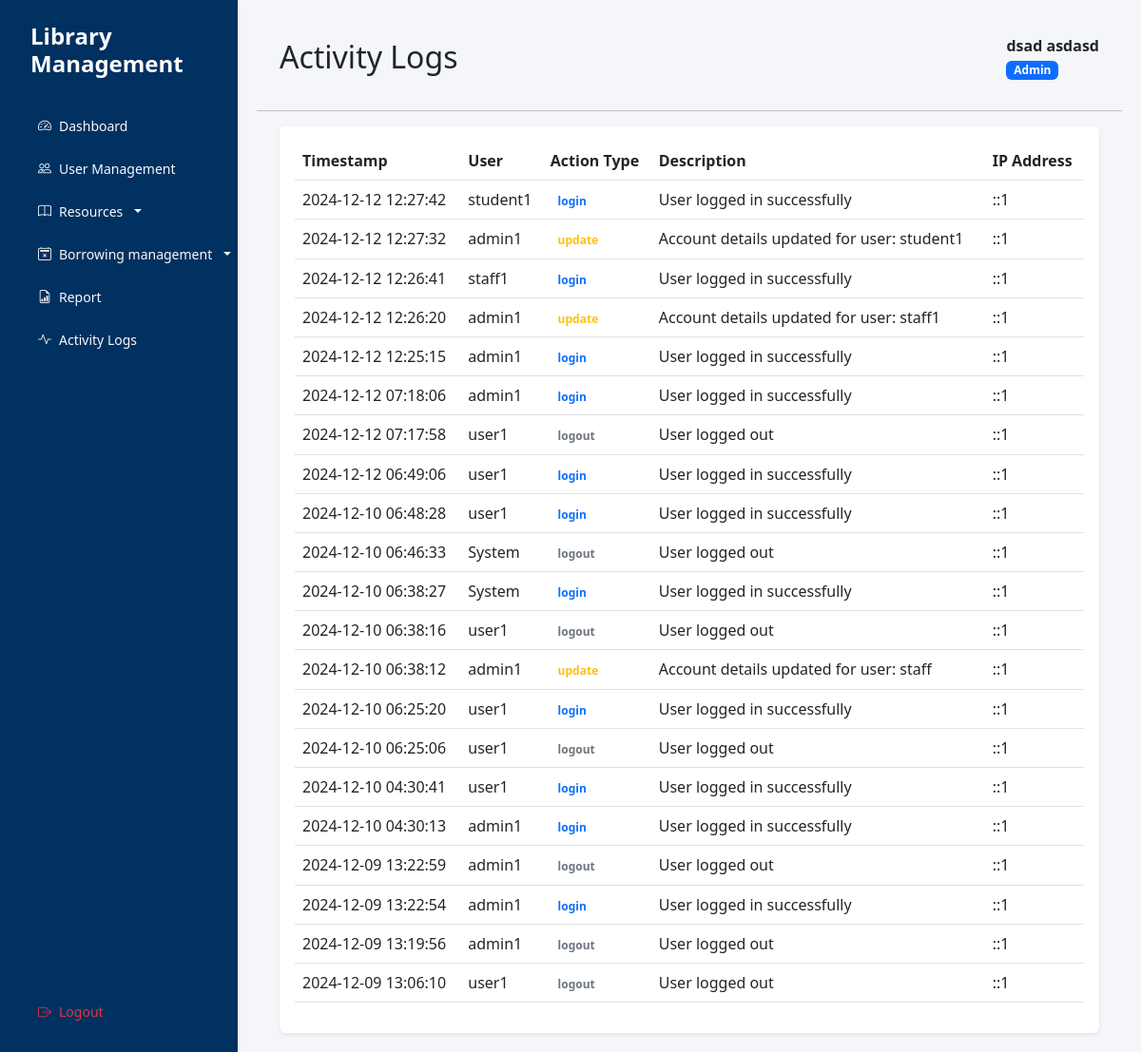
/interface/activity-logs.php (signed in), run on the app's committed database.
### tables this page shows
CREATE TABLE `activity_logs` (
  `log_id` int(11) NOT NULL,
  `user_id` int(11) DEFAULT NULL,
  `action_type` varchar(50) NOT NULL,
  `action_description` text NOT NULL,
  `ip_address` varchar(45) DEFAULT NULL,
  `timestamp` timestamp NOT NULL DEFAULT current_timestamp()
);

CREATE TABLE `users` (
  `user_id` int(11) NOT NULL,
  `membership_id` varchar(20) DEFAULT NULL,
  `username` varchar(50) NOT NULL,
  `password` varchar(255) NOT NULL,
  `first_name` varchar(50) NOT NULL,
  `last_name` varchar(50) NOT NULL,
  `email` varchar(100) NOT NULL,
  `role` enum('admin','student','faculty','staff') NOT NULL,
  `max_books` int(11) NOT NULL,
  `created_at` timestamp NOT NULL DEFAULT current_timestamp(),
  `updated_at` timestamp NOT NULL DEFAULT current_timestamp() ON UPDATE current_timestamp()
);

### controller/ActivityLogController.php (called while the page is built, shortened)
<?php
require_once '../config/Database.php';
class ActivityLogController {
    private $conn;
    public function __construct() {
        $database = new Database();
        $this->conn = $database->getConnection();
    }
    public function getLogs($limit = 100) {
        try {
            $query = "SELECT al.*, u.username
                     FROM activity_logs al
                     LEFT JOIN users u ON al.user_id = u.user_id
                     ORDER BY al.timestamp DESC
                     LIMIT :limit";
            $stmt = $this->conn->prepare($query);
            $stmt->bindParam(":limit", $limit, PDO::PARAM_INT);
            $stmt->execute();
            return $stmt->fetchAll(PDO::FETCH_ASSOC);
        } catch (PDOException $e) {
            error_log("Get logs error: " . $e->getMessage());
            return [];
        }
    }
}

### config/Database.php (called while the page is built, shortened)
<?php
class Database {
    private $host = "localhost";
    private $port = "3307";
    private $db_name = "library_management";
    private $username = "root";
    private $password = "";
    public function getConnection() {
        $this->conn = null;
        try {
            $this->conn = new PDO(
                "mysql:host=" . $this->host . ";port=" . $this->port . ";dbname=" . $this->db_name,
                $this->username,
                $this->password
            );
            $this->conn->setAttribute(PDO::ATTR_ERRMODE, PDO::ERRMODE_EXCEPTION);
        } catch(PDOException $e) {
            echo "Connection Error: " . $e->getMessage();
        }
        return $this->conn;
    }
}

### interface/activity-logs.php (the view, shortened to what this page needs)
<?php
require_once '../controller/ActivityLogController.php';
$activityLogController = new ActivityLogController();
$logs = $activityLogController->getLogs();
?>
<!DOCTYPE html>
<html lang="en">
<head>
    <link href="https://cdnjs.cloudflare.com/ajax/libs/bootstrap/5.3.0/css/bootstrap.min.css" rel="stylesheet">
    <link href="https://cdnjs.cloudflare.com/ajax/libs/bootstrap-icons/1.7.2/font/bootstrap-icons.min.css" rel="stylesheet">
    <link href="assets/css/style.css" rel="stylesheet">
</head>
<body>
    <div class="d-flex">
        <?php include 'includes/sidebarModal.php'; ?>
        <div class="main-content flex-grow-1">
            <div class="d-flex justify-content-between align-items-center py-3 px-4">
                <h2 class="mb-0">Activity Logs</h2>
                <div>
                    <div class="fw-bold"><?php echo htmlspecialchars($_SESSION['full_name']); ?></div>
                    <span class="badge bg-primary"><?php echo ucfirst($_SESSION['role']); ?></span>
                </div>
            </div>
            <hr>
            <div class="container-fluid px-4">
                <div class="card shadow-sm">
                    <div class="card-body">
                        <div class="table-responsive">
                            <table class="table table-hover">
                                <thead>
                                    <tr>
                                        <th>Timestamp</th>
                                        <th>User</th>
                                        <th>Action Type</th>
                                        <th>Description</th>
                                        <th>IP Address</th>
                                    </tr>
                                </thead>
                                <tbody>
                                    <?php if (empty($logs)): ?>
                                        <tr>
                                            <td colspan="5" class="text-center">No activity logs found.</td>
                                        </tr>
                                    <?php else: ?>
                                        <?php foreach ($logs as $log): ?>
                                            <tr>
                                                <td><?php echo date('Y-m-d H:i:s', strtotime($log['timestamp'])); ?></td>
                                                <td><?php echo htmlspecialchars($log['username'] ?? 'System'); ?></td>
                                                <td>
                                                    <span class="badge <?php echo getActionTypeBadgeClass($log['action_type']); ?>">
                                                        <?php echo htmlspecialchars($log['action_type']); ?>
                                                    </span>
                                                </td>
                                                <td><?php echo htmlspecialchars($log['action_description']); ?></td>
                                                <td><?php echo htmlspecialchars($log['ip_address']); ?></td>
                                            </tr>
                                        <?php endforeach; ?>
                                    <?php endif; ?>
                                </tbody>
                            </table>
                        </div>
                    </div>
                </div>
            </div>
        </div>
    </div>
</body>
</html>
<?php
function getActionTypeBadgeClass($actionType) {
    $classes = [
        'login' => 'text-primary',
        'logout' => 'text-secondary',
        'create' => 'text-success',
        'update' => 'text-warning'
    ];
    return $classes[$actionType] ?? 'text-secondary';
}
?>

### interface/assets/css/style.css (style rules this page uses)
.main-content { margin-left: 0px; padding: 20px; }
body { background-color: #f4f6f9; }

### interface/includes/sidebarModal.php (style rules this page uses)
.card { border: none; box-shadow: 0 0 10px rgba(0, 0, 0, 0.05); transition: transform 0.2s; }

### data on the page
activity_logs: timestamp "2024-12-12 12:27:42", user.username "student1", action_type "login", action_description "User logged in successfully", ip_address "::1"
activity_logs: timestamp "2024-12-12 12:27:32", user.username "admin1", action_type "update", action_description "Account details updated for user: student1", ip_address "::1"
activity_logs: timestamp "2024-12-12 12:26:41", user.username "staff1", action_type "login", action_description "User logged in successfully", ip_address "::1"
activity_logs: timestamp "2024-12-12 12:26:20", user.username "admin1", action_type "update", action_description "Account details updated for user: staff1", ip_address "::1"
activity_logs: timestamp "2024-12-12 12:25:15", user.username "admin1", action_type "login", action_description "User logged in successfully", ip_address "::1"
activity_logs: timestamp "2024-12-12 07:18:06", user.username "admin1", action_type "login", action_description "User logged in successfully", ip_address "::1"
activity_logs: timestamp "2024-12-12 07:17:58", user.username "user1", action_type "logout", action_description "User logged out", ip_address "::1"
activity_logs: timestamp "2024-12-12 06:49:06", user.username "user1", action_type "login", action_description "User logged in successfully", ip_address "::1"
activity_logs: timestamp "2024-12-10 06:48:28", user.username "user1", action_type "login", action_description "User logged in successfully", ip_address "::1"
activity_logs: timestamp "2024-12-10 06:46:33", username "System", action_type "logout", action_description "User logged out", ip_address "::1"
activity_logs: timestamp "2024-12-10 06:38:27", username "System", action_type "login", action_description "User logged in successfully", ip_address "::1"
activity_logs: timestamp "2024-12-10 06:38:16", user.username "user1", action_type "logout", action_description "User logged out", ip_address "::1"
activity_logs: timestamp "2024-12-10 06:38:12", user.username "admin1", action_type "update", action_description "Account details updated for user: staff", ip_address "::1"
activity_logs: timestamp "2024-12-10 06:25:20", user.username "user1", action_type "login", action_description "User logged in successfully", ip_address "::1"
activity_logs: timestamp "2024-12-10 06:25:06", user.username "user1", action_type "logout", action_description "User logged out", ip_address "::1"
activity_logs: timestamp "2024-12-10 04:30:41", user.username "user1", action_type "login", action_description "User logged in successfully", ip_address "::1"
activity_logs: timestamp "2024-12-10 04:30:13", user.username "admin1", action_type "login", action_description "User logged in successfully", ip_address "::1"
activity_logs: timestamp "2024-12-09 13:22:59", user.username "admin1", action_type "logout", action_description "User logged out", ip_address "::1"
activity_logs: timestamp "2024-12-09 13:22:54", user.username "admin1", action_type "login", action_description "User logged in successfully", ip_address "::1"
activity_logs: timestamp "2024-12-09 13:19:56", user.username "admin1", action_type "logout", action_description "User logged out", ip_address "::1"
activity_logs: timestamp "2024-12-09 13:06:10", user.username "user1", action_type "logout", action_description "User logged out", ip_address "::1"

### other printed values
$_SESSION['full_name'] "dsad asdasd"
$_SESSION['role'] "Admin"
